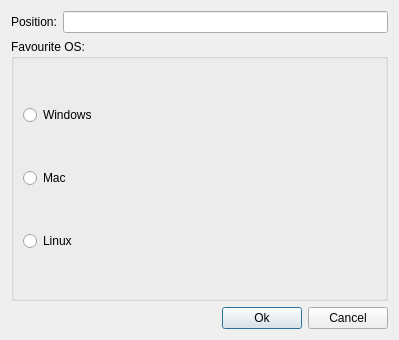
<?xml version="1.0" encoding="UTF-8"?>
<ui version="4.0">
 <class>InfoDialog</class>
 <widget class="QDialog" name="InfoDialog">
  <property name="geometry">
   <rect>
    <x>0</x>
    <y>0</y>
    <width>399</width>
    <height>340</height>
   </rect>
  </property>
  <property name="windowTitle">
   <string>Dialog</string>
  </property>
  <layout class="QVBoxLayout" name="verticalLayout_2">
   <item>
    <layout class="QHBoxLayout" name="horizontalLayout">
     <item>
      <widget class="QLabel" name="label">
       <property name="text">
        <string>Position:</string>
       </property>
      </widget>
     </item>
     <item>
      <widget class="QLineEdit" name="positionLineEdit"/>
     </item>
    </layout>
   </item>
   <item>
    <widget class="QGroupBox" name="groupBox">
     <property name="title">
      <string>Favourite OS: </string>
     </property>
     <layout class="QVBoxLayout" name="verticalLayout">
      <item>
       <widget class="QRadioButton" name="windowsButton">
        <property name="text">
         <string>Windows</string>
        </property>
       </widget>
      </item>
      <item>
       <widget class="QRadioButton" name="macButton">
        <property name="text">
         <string>Mac</string>
        </property>
       </widget>
      </item>
      <item>
       <widget class="QRadioButton" name="linuxButton">
        <property name="text">
         <string>Linux</string>
        </property>
       </widget>
      </item>
     </layout>
    </widget>
   </item>
   <item>
    <layout class="QHBoxLayout" name="horizontalLayout_2">
     <item>
      <spacer name="horizontalSpacer">
       <property name="orientation">
        <enum>Qt::Horizontal</enum>
       </property>
       <property name="sizeHint" stdset="0">
        <size>
         <width>40</width>
         <height>20</height>
        </size>
       </property>
      </spacer>
     </item>
     <item>
      <widget class="QPushButton" name="okButton">
       <property name="text">
        <string>Ok</string>
       </property>
      </widget>
     </item>
     <item>
      <widget class="QPushButton" name="cancelButton">
       <property name="text">
        <string>Cancel</string>
       </property>
      </widget>
     </item>
    </layout>
   </item>
  </layout>
 </widget>
 <resources/>
 <connections/>
</ui>
